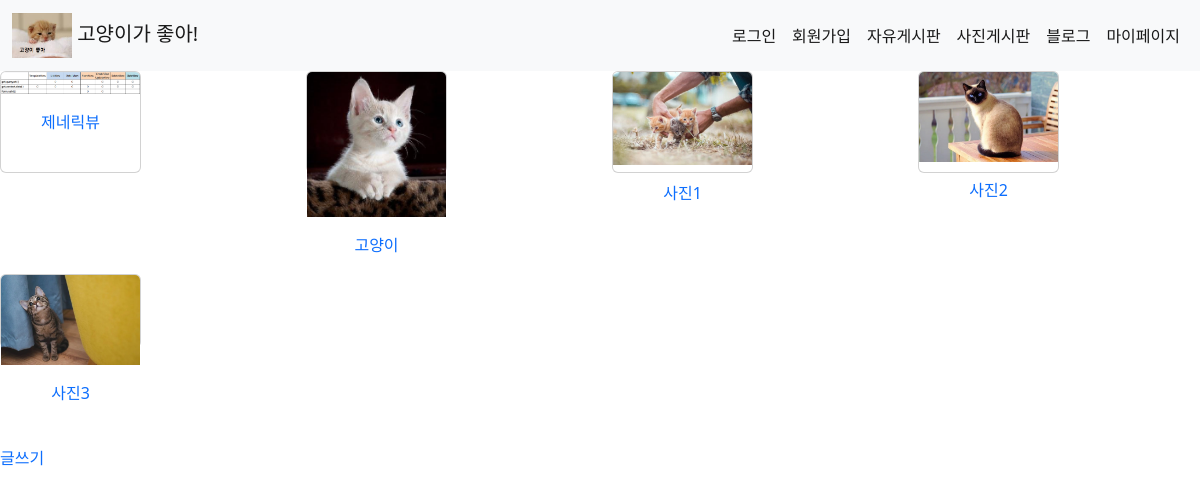
/community/picture/, run on the app's committed database.
### community/models.py (models this page shows)
class FreePicturePost(models.Model):
    author = models.CharField(max_length=25)
    subject = models.CharField(max_length=20)
    title = models.CharField(max_length=40)
    picture = models.ImageField(upload_to="picture/%Y/%m/%d/", blank=True)
    picture2 = models.ImageField(upload_to="picture/%Y/%m/%d/", blank=True)
    content = models.CharField(max_length=700)
    pub_date = models.DateTimeField(auto_now_add=True)

### community/views.py (the view)
class PictureListView(ListView):
    model = FreePicturePost
    template_name = 'community/picture_board.html'
    context_object_name = 'post_list'

### community/templates/community/picture_board.html (shortened to what this page needs)
{% extends 'community/base.html' %}
{% block content %}
    {% if post_list %}
        <div class="row row-cols-1 row-cols-md-4">
            {% for post in post_list %}
                <div class="col">
                    <div class="card w-50 h-50 text-center">
                        <a href="{% url 'community:picture_detail' post.pk %}">
                            <img src="{{ post.picture.url }}" class="card-img-top">
                        </a>
                        <div class="card-body">
                            <a href="{% url 'community:picture_detail' post.pk %}" class="card-title">{{ post.title }}</a>
                        </div>
                    </div>
                </div>
            {% endfor %}
        </div>
    {% endif %}
    <br>
    <a href="{% url 'community:picture_board_write' %}">글쓰기</a>
{% endblock %}

### community/templates/community/base.html (style rules this page uses)
a { text-decoration: none; }

### data on the page
FreePicturePost: picture (picture), title "제네릭뷰"
FreePicturePost: picture (picture), title "고양이"
FreePicturePost: picture (picture), title "사진1"
FreePicturePost: picture (picture), title "사진2"
FreePicturePost: picture (picture), title "사진3"
